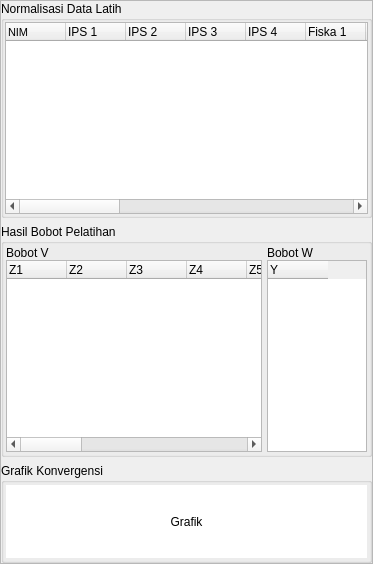
           <widget class="QFrame" name="Tabel">
            <property name="sizePolicy">
             <sizepolicy hsizetype="MinimumExpanding" vsizetype="Preferred">
              <horstretch>0</horstretch>
              <verstretch>0</verstretch>
             </sizepolicy>
            </property>
            <property name="minimumSize">
             <size>
              <width>369</width>
              <height>0</height>
             </size>
            </property>
            <property name="frameShape">
             <enum>QFrame::StyledPanel</enum>
            </property>
            <property name="frameShadow">
             <enum>QFrame::Raised</enum>
            </property>
            <layout class="QGridLayout" name="gridLayout_12">
             <property name="leftMargin">
              <number>0</number>
             </property>
             <property name="topMargin">
              <number>0</number>
             </property>
             <property name="rightMargin">
              <number>0</number>
             </property>
             <property name="bottomMargin">
              <number>0</number>
             </property>
             <item row="0" column="0">
              <widget class="QGroupBox" name="DataLatih">
               <property name="title">
                <string>Normalisasi Data Latih</string>
               </property>
               <layout class="QGridLayout" name="gridLayout">
                <property name="leftMargin">
                 <number>1</number>
                </property>
                <property name="topMargin">
                 <number>1</number>
                </property>
                <property name="rightMargin">
                 <number>1</number>
                </property>
                <property name="bottomMargin">
                 <number>1</number>
                </property>
                <property name="spacing">
                 <number>0</number>
                </property>
                <item row="0" column="0">
                 <widget class="QTableWidget" name="tbDataLat">
                  <property name="minimumSize">
                   <size>
                    <width>0</width>
                    <height>170</height>
                   </size>
                  </property>
                  <property name="maximumSize">
                   <size>
                    <width>16777215</width>
                    <height>16777215</height>
                   </size>
                  </property>
                  <property name="autoFillBackground">
                   <bool>true</bool>
                  </property>
                  <property name="editTriggers">
                   <set>QAbstractItemView::NoEditTriggers</set>
                  </property>
                  <property name="alternatingRowColors">
                   <bool>true</bool>
                  </property>
                  <property name="sortingEnabled">
                   <bool>true</bool>
                  </property>
                  <attribute name="horizontalHeaderDefaultSectionSize">
                   <number>60</number>
                  </attribute>
                  <column>
                   <property name="text">
                    <string>NIM</string>
                   </property>
                   <property name="font">
                    <font>
                     <pointsize>8</pointsize>
                     <weight>50</weight>
                     <bold>false</bold>
                    </font>
                   </property>
                   <property name="textAlignment">
                    <set>AlignLeading|AlignVCenter</set>
                   </property>
                  </column>
                  <column>
                   <property name="text">
                    <string>IPS 1</string>
                   </property>
                   <property name="textAlignment">
                    <set>AlignLeading|AlignVCenter</set>
                   </property>
                  </column>
                  <column>
                   <property name="text">
                    <string>IPS 2</string>
                   </property>
                   <property name="textAlignment">
                    <set>AlignLeading|AlignVCenter</set>
                   </property>
                  </column>
                  <column>
                   <property name="text">
                    <string>IPS 3</string>
                   </property>
                   <property name="textAlignment">
                    <set>AlignLeading|AlignVCenter</set>
                   </property>
                  </column>
                  <column>
                   <property name="text">
                    <string>IPS 4</string>
                   </property>
                   <property name="textAlignment">
                    <set>AlignLeading|AlignVCenter</set>
                   </property>
                  </column>
                  <column>
                   <property name="text">
                    <string>Fiska 1</string>
                   </property>
                   <property name="textAlignment">
                    <set>AlignLeading|AlignVCenter</set>
                   </property>
                  </column>
                  <column>
                   <property name="text">
                    <string>Matematika 1</string>
                   </property>
                   <property name="textAlignment">
                    <set>AlignLeading|AlignVCenter</set>
                   </property>
                  </column>
                  <column>
                   <property name="text">
                    <string>Fisika 2</string>
                   </property>
                   <property name="textAlignment">
                    <set>AlignLeading|AlignVCenter</set>
                   </property>
                  </column>
                  <column>
                   <property name="text">
                    <string>Matematika 2</string>
                   </property>
                   <property name="textAlignment">
                    <set>AlignLeading|AlignVCenter</set>
                   </property>
                  </column>
                  <column>
                   <property name="text">
                    <string>Algoritma Pemograman</string>
                   </property>
                   <property name="textAlignment">
                    <set>AlignLeading|AlignVCenter</set>
                   </property>
                  </column>
                  <column>
                   <property name="text">
                    <string>Elektronika 1</string>
                   </property>
                   <property name="textAlignment">
                    <set>AlignLeading|AlignVCenter</set>
                   </property>
                  </column>
                  <column>
                   <property name="text">
                    <string>Teori Sistem &amp; Sinyal</string>
                   </property>
                   <property name="textAlignment">
                    <set>AlignLeading|AlignVCenter</set>
                   </property>
                  </column>
                  <column>
                   <property name="text">
                    <string>Organisasi &amp; Arsitektur Komputer 1</string>
                   </property>
                   <property name="textAlignment">
                    <set>AlignLeading|AlignVCenter</set>
                   </property>
                  </column>
                  <column>
                   <property name="text">
                    <string>Sistem Digital</string>
                   </property>
                   <property name="textAlignment">
                    <set>AlignLeading|AlignVCenter</set>
                   </property>
                  </column>
                  <column>
                   <property name="text">
                    <string>Elektronika 2</string>
                   </property>
                   <property name="textAlignment">
                    <set>AlignLeading|AlignVCenter</set>
                   </property>
                  </column>
                  <column>
                   <property name="text">
                    <string>Struktur Data</string>
                   </property>
                   <property name="textAlignment">
                    <set>AlignLeading|AlignVCenter</set>
                   </property>
                  </column>
                  <column>
                   <property name="text">
                    <string>Matematika Diskrit</string>
                   </property>
                   <property name="textAlignment">
                    <set>AlignLeading|AlignVCenter</set>
                   </property>
                  </column>
                  <column>
                   <property name="text">
                    <string>Komunikasi Data</string>
                   </property>
                   <property name="textAlignment">
                    <set>AlignLeading|AlignVCenter</set>
                   </property>
                  </column>
                  <column>
                   <property name="text">
                    <string>Aljabar Linear</string>
                   </property>
                   <property name="textAlignment">
                    <set>AlignLeading|AlignVCenter</set>
                   </property>
                  </column>
                  <column>
                   <property name="text">
                    <string>IPK</string>
                   </property>
                   <property name="textAlignment">
                    <set>AlignLeading|AlignVCenter</set>
                   </property>
                  </column>
                 </widget>
                </item>
               </layout>
              </widget>
             </item>
             <item row="1" column="0">
              <widget class="QGroupBox" name="BobotHasil">
               <property name="minimumSize">
                <size>
                 <width>0</width>
                 <height>150</height>
                </size>
               </property>
               <property name="maximumSize">
                <size>
                 <width>16777215</width>
                 <height>16777215</height>
                </size>
               </property>
               <property name="title">
                <string>Hasil Bobot Pelatihan</string>
               </property>
               <layout class="QGridLayout" name="gridLayout_2">
                <property name="leftMargin">
                 <number>2</number>
                </property>
                <property name="topMargin">
                 <number>2</number>
                </property>
                <property name="rightMargin">
                 <number>2</number>
                </property>
                <property name="bottomMargin">
                 <number>2</number>
                </property>
                <property name="horizontalSpacing">
                 <number>5</number>
                </property>
                <property name="verticalSpacing">
                 <number>0</number>
                </property>
                <item row="1" column="1">
                 <widget class="QTableWidget" name="tbBobotW">
                  <property name="maximumSize">
                   <size>
                    <width>100</width>
                    <height>16777215</height>
                   </size>
                  </property>
                  <property name="editTriggers">
                   <set>QAbstractItemView::NoEditTriggers</set>
                  </property>
                  <property name="showDropIndicator" stdset="0">
                   <bool>true</bool>
                  </property>
                  <property name="dragDropOverwriteMode">
                   <bool>false</bool>
                  </property>
                  <property name="alternatingRowColors">
                   <bool>true</bool>
                  </property>
                  <attribute name="horizontalHeaderDefaultSectionSize">
                   <number>60</number>
                  </attribute>
                  <attribute name="horizontalHeaderMinimumSectionSize">
                   <number>25</number>
                  </attribute>
                  <column>
                   <property name="text">
                    <string>Y</string>
                   </property>
                   <property name="textAlignment">
                    <set>AlignLeading|AlignVCenter</set>
                   </property>
                  </column>
                 </widget>
                </item>
                <item row="1" column="0">
                 <widget class="QTableWidget" name="tbBobotV">
                  <property name="maximumSize">
                   <size>
                    <width>16777215</width>
                    <height>16777215</height>
                   </size>
                  </property>
                  <property name="autoFillBackground">
                   <bool>true</bool>
                  </property>
                  <property name="editTriggers">
                   <set>QAbstractItemView::NoEditTriggers</set>
                  </property>
                  <property name="dragDropOverwriteMode">
                   <bool>false</bool>
                  </property>
                  <property name="alternatingRowColors">
                   <bool>true</bool>
                  </property>
                  <attribute name="horizontalHeaderDefaultSectionSize">
                   <number>60</number>
                  </attribute>
                  <attribute name="horizontalHeaderMinimumSectionSize">
                   <number>25</number>
                  </attribute>
                  <column>
                   <property name="text">
                    <string>Z1</string>
                   </property>
                   <property name="textAlignment">
                    <set>AlignLeading|AlignVCenter</set>
                   </property>
                  </column>
                  <column>
                   <property name="text">
                    <string>Z2</string>
                   </property>
                   <property name="textAlignment">
                    <set>AlignLeading|AlignVCenter</set>
                   </property>
                  </column>
                  <column>
                   <property name="text">
                    <string>Z3</string>
                   </property>
                   <property name="textAlignment">
                    <set>AlignLeading|AlignVCenter</set>
                   </property>
                  </column>
                  <column>
                   <property name="text">
                    <string>Z4</string>
                   </property>
                   <property name="textAlignment">
                    <set>AlignLeading|AlignVCenter</set>
                   </property>
                  </column>
                  <column>
                   <property name="text">
                    <string>Z5</string>
                   </property>
                   <property name="textAlignment">
                    <set>AlignLeading|AlignVCenter</set>
                   </property>
                  </column>
                  <column>
                   <property name="text">
                    <string>Z6</string>
                   </property>
                   <property name="textAlignment">
                    <set>AlignLeading|AlignVCenter</set>
                   </property>
                  </column>
                  <column>
                   <property name="text">
                    <string>Z7</string>
                   </property>
                   <property name="textAlignment">
                    <set>AlignLeading|AlignVCenter</set>
                   </property>
                  </column>
                  <column>
                   <property name="text">
                    <string>Z8</string>
                   </property>
                   <property name="textAlignment">
                    <set>AlignLeading|AlignVCenter</set>
                   </property>
                  </column>
                  <column>
                   <property name="text">
                    <string>Z9</string>
                   </property>
                   <property name="textAlignment">
                    <set>AlignLeading|AlignVCenter</set>
                   </property>
                  </column>
                  <column>
                   <property name="text">
                    <string>Z10</string>
                   </property>
                   <property name="textAlignment">
                    <set>AlignLeading|AlignVCenter</set>
                   </property>
                  </column>
                  <column>
                   <property name="text">
                    <string>Z11</string>
                   </property>
                   <property name="textAlignment">
                    <set>AlignLeading|AlignVCenter</set>
                   </property>
                  </column>
                  <column>
                   <property name="text">
                    <string>Z12</string>
                   </property>
                   <property name="textAlignment">
                    <set>AlignLeading|AlignVCenter</set>
                   </property>
                  </column>
                  <column>
                   <property name="text">
                    <string>Z13</string>
                   </property>
                   <property name="textAlignment">
                    <set>AlignLeading|AlignVCenter</set>
                   </property>
                  </column>
                  <column>
                   <property name="text">
                    <string>Z14</string>
                   </property>
                   <property name="textAlignment">
                    <set>AlignLeading|AlignVCenter</set>
                   </property>
                  </column>
                  <column>
                   <property name="text">
                    <string>Z15</string>
                   </property>
                   <property name="textAlignment">
                    <set>AlignLeading|AlignVCenter</set>
                   </property>
                  </column>
                 </widget>
                </item>
                <item row="0" column="0">
                 <widget class="QLabel" name="lBobotV">
                  <property name="text">
                   <string>Bobot V</string>
                  </property>
                 </widget>
                </item>
                <item row="0" column="1">
                 <widget class="QLabel" name="lBobotW">
                  <property name="text">
                   <string>Bobot W</string>
                  </property>
                 </widget>
                </item>
               </layout>
              </widget>
             </item>
             <item row="2" column="0">
              <widget class="QGroupBox" name="Grafik">
               <property name="sizePolicy">
                <sizepolicy hsizetype="Expanding" vsizetype="Expanding">
                 <horstretch>0</horstretch>
                 <verstretch>0</verstretch>
                </sizepolicy>
               </property>
               <property name="minimumSize">
                <size>
                 <width>0</width>
                 <height>100</height>
                </size>
               </property>
               <property name="title">
                <string>Grafik Konvergensi</string>
               </property>
               <layout class="QGridLayout" name="gridLayout_3">
                <property name="leftMargin">
                 <number>2</number>
                </property>
                <property name="topMargin">
                 <number>2</number>
                </property>
                <property name="rightMargin">
                 <number>2</number>
                </property>
                <property name="bottomMargin">
                 <number>2</number>
                </property>
                <property name="spacing">
                 <number>0</number>
                </property>
                <item row="0" column="0">
                 <widget class="QLabel" name="gGrafik">
                  <property name="sizePolicy">
                   <sizepolicy hsizetype="Expanding" vsizetype="Expanding">
                    <horstretch>0</horstretch>
                    <verstretch>0</verstretch>
                   </sizepolicy>
                  </property>
                  <property name="styleSheet">
                   <string notr="true">background-color: rgb(255, 255, 255);</string>
                  </property>
                  <property name="text">
                   <string>Grafik</string>
                  </property>
                  <property name="scaledContents">
                   <bool>false</bool>
                  </property>
                  <property name="alignment">
                   <set>Qt::AlignCenter</set>
                  </property>
                 </widget>
                </item>
               </layout>
              </widget>
             </item>
            </layout>
           </widget>
